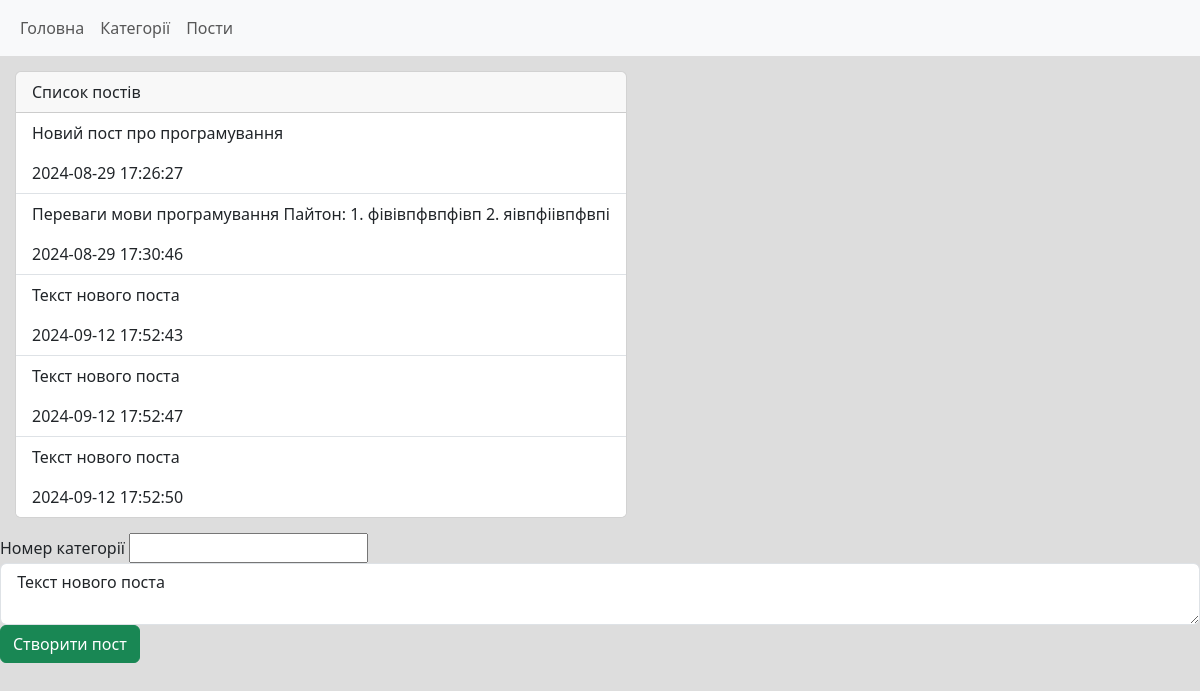
Screenshot of /categories/1 with the database file from the repository.
### tables this page shows
CREATE TABLE post(
	post_id INTEGER PRIMARY KEY AUTOINCREMENT,
	category_id INTEGER, 
	text TEXT,
	datetime TEXT NOT NULL DEFAULT CURRENT_TIMESTAMP,
	
	FOREIGN KEY (category_id) REFERENCES category(category_id)
);

### main.py (the view)
@app.route("/categories/<id>", methods=["GET","POST"])
def posts_by_category(id):
    if request.method == "POST":
        category_id = request.form.get("category_id")
        text = request.form.get("text")
        db.addPost(category_id, text)
        return redirect(f"/categories/{id}")
    return render_template("post_list.html",
                           post_list=db.getPostsByCategory(id))

### db.py (called while the page is built)
def open():
    global conn, cursor
    conn = sqlite3.connect(db_name)
    cursor = conn.cursor()

def close():
    cursor.close()
    conn.close()

def getPostsByCategory(category_id):
    open()
    cursor.execute("SELECT * FROM post WHERE category_id = ?;",
                    [category_id])
    res = cursor.fetchall()
    close()
    return res

### templates/post_list.html
{% extends 'base.html' %}
{% block content %}
<div class="card card-list">
    <div class="card-header">
        Список постів
    </div>
    <ul class="list-group list-group-flush">
        {% for p in post_list %}
            <li class="list-group-item">
                <p>
                    {{p[2]}}
                </p>
                <span>{{p[-1]}}</span>
            </li>
        {% endfor %}
    </ul>
</div>
<div class="mb-3">
    <form method="post">
        <label >Номер категорії</label>
        <input type="number" name="category_id">
        <textarea class="form-control" name="text"> Текст нового поста </textarea>
        <input type="submit" value="Створити пост" class="btn btn-success">
    </form>
</div>
{% endblock %}

### static/style.css (style rules this page uses)
body { background: #ddd; }
.card-list { width: fit-content; margin: 15px; }

### rows the page displays
post: text "Новий пост про програмування", datetime "2024-08-29 17:26:27"
post: text "Переваги мови програмування Пайтон: 1. фівівпфвпфівп 2. яівпфіівпфвпі", datetime "2024-08-29 17:30:46"
post: text "Текст нового поста", datetime "2024-09-12 17:52:43"
post: text "Текст нового поста", datetime "2024-09-12 17:52:47"
post: text "Текст нового поста", datetime "2024-09-12 17:52:50"
